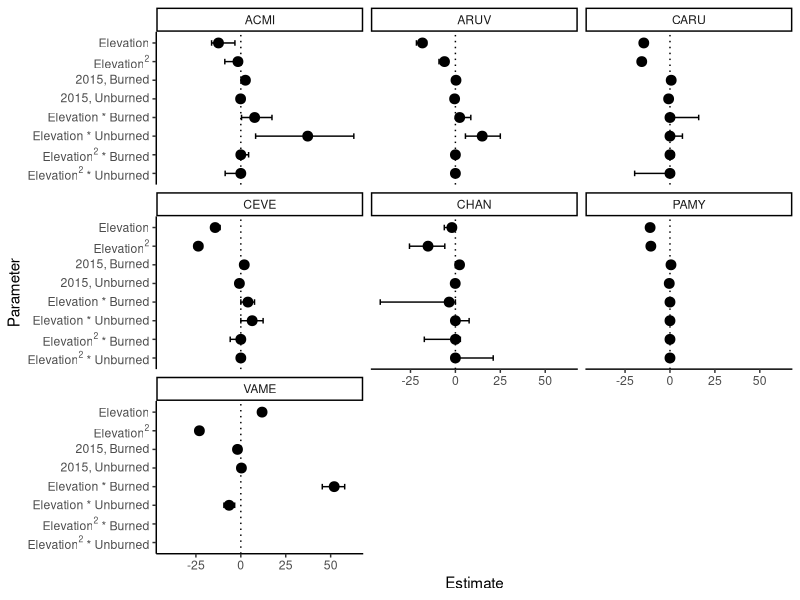
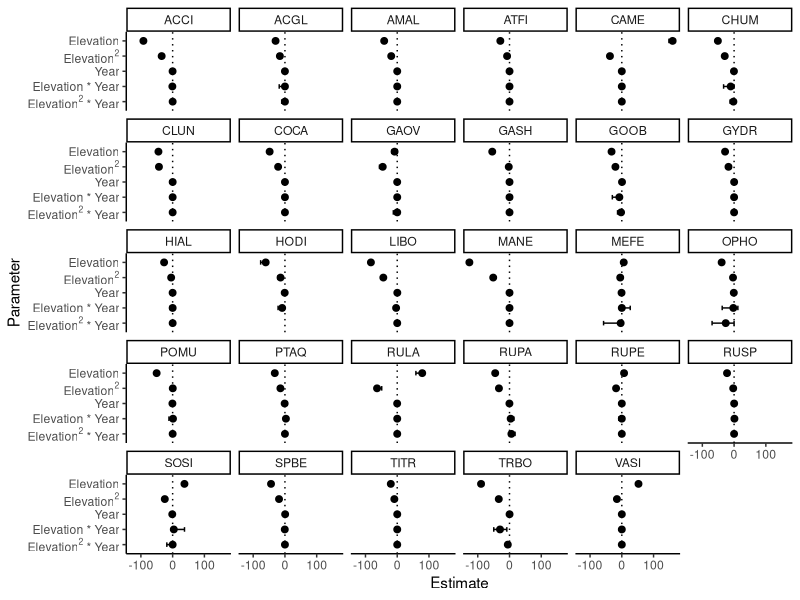

Recreate these plots in R, in order.

# Created: Dec. 15, 2021 from script 8
# Updated: May 11, 2022

# IMPORTANT NOTE: unless otherwise indicated, always use Understory_All.csv for these analyses as it is the ONLY file with up-to-date corrections.

# Packages needed:
library(tidyverse)

## Step 1: Load coefficient data

coeff.ALLDAT <- read.csv("data/3b_new_coefficients.csv", header = TRUE) %>% 
  select(-Dataset, -L.Occ, -R.Occ, -deltaAIC, -Weight, -Rsquared)
coeff.ALLDAT[coeff.ALLDAT$Species == "EPAN", 1] <- paste("CHAN") # Correcting taxonomy issue
coeff.ALLDAT[is.na(coeff.ALLDAT)] <- 0 # Hard code absent coeffs as 0 before averaging
coeff.ALLDAT$Elevation.m2.Res.Burn.fi[coeff.ALLDAT$Species == "VAME"] <- NA
coeff.ALLDAT$Elevation.m2.Res.Unburn.fi[coeff.ALLDAT$Species == "VAME"] <- NA
coeff.ALLDAT$Data.Type.Elevation.m2.nofi[coeff.ALLDAT$Species == "HODI"] <- NA #remove terms that weren't fit

coeff.fire <- #split by fire vs no-fire
  coeff.ALLDAT[coeff.ALLDAT$Fire.Included == "Yes" & coeff.ALLDAT$Type == "Avg", c(1, 5:6, 10:15)] 

coeff.nofire <- coeff.ALLDAT[coeff.ALLDAT$Fire.Included == "No" & coeff.ALLDAT$Type == "Avg", c(1, 5:9)] 

## Step 2: Summarize mean, lower and upper CI of each coefficient across the rarefactions (FIRE SPECIES)
means.fire <- coeff.fire %>% 
  group_by(Species) %>% 
  summarise(across(.cols = Elevation.m:Elevation.m2.Res.Unburn.fi, ~ unname(quantile(.x, 0.5, na.rm=TRUE)))) %>% #, .names = "mean_{.col}" 
  mutate(param="mean")
lowers.fire <- coeff.fire %>% 
  group_by(Species) %>% 
  summarise(across(.cols = Elevation.m:Elevation.m2.Res.Unburn.fi, ~ unname(quantile(.x, 0.025, na.rm=TRUE)))) %>% #, .names="lower_{.col}" 
  mutate(param="lower")
uppers.fire <- coeff.fire %>% 
  group_by(Species) %>% 
  summarise(across(.cols = Elevation.m:Elevation.m2.Res.Unburn.fi, ~ unname(quantile(.x, 0.975, na.rm=TRUE)))) %>% #, .names="upper_{.col}" 
  mutate(param="upper")

## Step 3: reshape for graphing
all.fire <- rbind(means.fire, lowers.fire, uppers.fire) %>% 
  pivot_longer(!c(Species, param), names_to="Parameter", values_to="Estimate") %>% 
  pivot_wider(names_from=param, values_from="Estimate")

## Step 4: Classic forest plots for fire species

# order of parameters along y axis
order.list.fire <- c("Elevation.m", 
           "Elevation.m2", 
           "Resurvey.Burned.fi", 
           "Resurvey.Unburned.fi",
           "Elevation.m.Res.Burn.fi", 
           "Elevation.m.Res.Unburn.fi", 
           "Elevation.m2.Res.Burn.fi", 
           "Elevation.m2.Res.Unburn.fi")

all.fire$Parameter <- factor(all.fire$Parameter, levels = rev(order.list.fire))

# tick labels for y axis
vars.fire <- c("Elevation", 
          expression("Elevation" ^ 2), 
          "2015, Burned",
          "2015, Unburned",
          "Elevation * Burned",
          "Elevation * Unburned",
          expression("Elevation" ^ 2 * " * Burned"), 
          expression("Elevation" ^ 2 * " * Unburned"))

# faceted plot
forestplot.fire <- ggplot(dat=all.fire, aes(y=Parameter, x=mean, xmin=lower, xmax=upper)) +
  facet_wrap(~Species) +
  geom_point(cex=3) + 
  geom_errorbarh(height=0.3) + 
  geom_vline(xintercept=0, linetype="dotted") +
  scale_y_discrete(labels=rev(vars.fire)) +
  xlab("Estimate") +
  theme_classic() 

ggsave("figures/forestplot_coeffs_fire.pdf", forestplot.fire, width=12, height=8)


## Step 5: Repeat steps 2-4 for no-fire species

means.nofire <- coeff.nofire %>% 
  group_by(Species) %>% 
  summarise(across(.cols = Elevation.m:Data.Type.Elevation.m2.nofi, ~ unname(quantile(.x, 0.5, na.rm=TRUE)))) %>%  
  mutate(param="mean")
lowers.nofire <- coeff.nofire %>% 
  group_by(Species) %>% 
  summarise(across(.cols = Elevation.m:Data.Type.Elevation.m2.nofi, ~ unname(quantile(.x, 0.025, na.rm=TRUE)))) %>%  
  mutate(param="lower")
uppers.nofire <- coeff.nofire %>% 
  group_by(Species) %>% 
  summarise(across(.cols = Elevation.m:Data.Type.Elevation.m2.nofi, ~ unname(quantile(.x, 0.975, na.rm=TRUE)))) %>%  
  mutate(param="upper")

all.nofire <- rbind(means.nofire, lowers.nofire, uppers.nofire) %>% 
  pivot_longer(!c(Species, param), names_to="Parameter", values_to="Estimate") %>% 
  pivot_wider(names_from=param, values_from="Estimate")

order.list.nofire <- c("Elevation.m", 
                "Elevation.m2", 
                "Data.Type.nofi",
                "Data.Type.Elevation.m.nofi", 
                "Data.Type.Elevation.m2.nofi")

all.nofire$Parameter <- factor(all.nofire$Parameter, levels = rev(order.list.nofire))

# tick labels for y axis
vars.nofire <- c("Elevation", 
          expression("Elevation" ^ 2), 
          "Year",
          "Elevation * Year",
          expression("Elevation" ^ 2 * " * Year"))

# faceted plot
forestplot.nofire <- ggplot(dat=all.nofire, aes(y=Parameter, x=mean, xmin=lower, xmax=upper)) +
  facet_wrap(~Species) +
  geom_point(cex=2) + 
  geom_errorbarh(height=0.3) + 
  geom_vline(xintercept=0, linetype="dotted") +
  scale_y_discrete(labels=rev(vars.nofire)) +
  xlab("Estimate") +
  theme_classic() 

ggsave("figures/forestplot_coeffs_nofire.pdf", forestplot.nofire, width=12, height=8)


### ALTERNATIVE: Try horizontal violin plots

# Gather coefficients into long format
coeff.fire2 <- coeff.fire %>% 
  pivot_longer(!c(Species))

order.list.fire <- c("Elevation.m", 
                     "Elevation.m2", 
                     "Resurvey.Burned.fi", 
                     "Resurvey.Unburned.fi",
                     "Elevation.m.Res.Burn.fi", 
                     "Elevation.m.Res.Unburn.fi", 
                     "Elevation.m2.Res.Burn.fi", 
                     "Elevation.m2.Res.Unburn.fi")

coeff.fire2$name <- factor(coeff.fire2$name, levels = rev(order.list.fire))

# tick labels for y axis
vars.fire <- c("Elevation", 
               expression("Elevation" ^ 2), 
               "2015, Burned",
               "2015, Unburned",
               "Elevation * Burned",
               "Elevation * Unburned",
               expression("Elevation" ^ 2 * " * Burned"), 
               expression("Elevation" ^ 2 * " * Unburned"))

# this is too scrunched - if violins are tall enough to show their shapes, then they are too tall to fit in their alloted vertical band
temp.violin <- ggplot(data=coeff.fire2, aes(x=name, y=value)) +
  facet_wrap(~Species) +
  geom_violin(width=1.5) +
  geom_hline(yintercept=0, linetype="dotted") +
  xlab("") +
  ylab("Predictor") +
  scale_y_discrete(labels=rev(vars.fire)) +
  coord_flip() + # switch X and Y axis to get the horizontal version 
  theme_classic()

temp.hist <- ggplot(data=coeff.fire2, aes(x=value)) +
  facet_grid(name~Species, labeller=labeller(name=vars.fire)) +
  geom_histogram(alpha=0.5) +
  geom_vline(xintercept=0, linetype="dotted") +
  #xlab("") +
  #ylab("Predictor") +
  #scale_y_discrete(labels=rev(vars.fire)) +
  theme_classic()
  